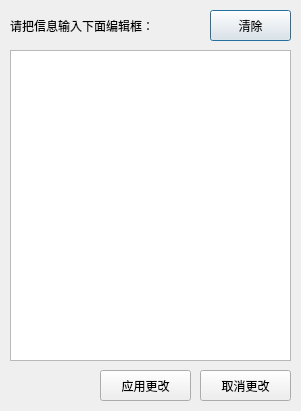
<?xml version="1.0" encoding="UTF-8"?>
<ui version="4.0">
 <class>EditorDialog</class>
 <widget class="QDialog" name="EditorDialog">
  <property name="geometry">
   <rect>
    <x>0</x>
    <y>0</y>
    <width>301</width>
    <height>411</height>
   </rect>
  </property>
  <property name="windowTitle">
   <string>  表编辑框  </string>
  </property>
  <property name="windowIcon">
   <iconset resource="rc.qrc">
    <normaloff>:/new/prefix1/rc/actions/edit.png</normaloff>:/new/prefix1/rc/actions/edit.png</iconset>
  </property>
  <widget class="QPushButton" name="clearButton">
   <property name="geometry">
    <rect>
     <x>210</x>
     <y>10</y>
     <width>81</width>
     <height>31</height>
    </rect>
   </property>
   <property name="text">
    <string>清除</string>
   </property>
   <property name="icon">
    <iconset resource="rc.qrc">
     <normaloff>:/new/prefix1/rc/actions/edit_clear.png</normaloff>:/new/prefix1/rc/actions/edit_clear.png</iconset>
   </property>
  </widget>
  <widget class="QLabel" name="label">
   <property name="geometry">
    <rect>
     <x>10</x>
     <y>10</y>
     <width>151</width>
     <height>31</height>
    </rect>
   </property>
   <property name="text">
    <string>请把信息输入下面编辑框：</string>
   </property>
  </widget>
  <widget class="QPushButton" name="applyButton">
   <property name="geometry">
    <rect>
     <x>100</x>
     <y>370</y>
     <width>91</width>
     <height>31</height>
    </rect>
   </property>
   <property name="text">
    <string>应用更改</string>
   </property>
   <property name="icon">
    <iconset resource="rc.qrc">
     <normaloff>:/new/prefix1/rc/actions/apply.png</normaloff>:/new/prefix1/rc/actions/apply.png</iconset>
   </property>
  </widget>
  <widget class="QPushButton" name="closeButton">
   <property name="geometry">
    <rect>
     <x>200</x>
     <y>370</y>
     <width>91</width>
     <height>31</height>
    </rect>
   </property>
   <property name="text">
    <string>取消更改</string>
   </property>
   <property name="icon">
    <iconset resource="rc.qrc">
     <normaloff>:/new/prefix1/rc/actions/editdelete.png</normaloff>:/new/prefix1/rc/actions/editdelete.png</iconset>
   </property>
  </widget>
  <widget class="QTextEdit" name="textEdit">
   <property name="geometry">
    <rect>
     <x>10</x>
     <y>50</y>
     <width>281</width>
     <height>311</height>
    </rect>
   </property>
   <property name="html">
    <string>&lt;!DOCTYPE HTML PUBLIC &quot;-//W3C//DTD HTML 4.0//EN&quot; &quot;http://www.w3.org/TR/REC-html40/strict.dtd&quot;&gt;
&lt;html&gt;&lt;head&gt;&lt;meta name=&quot;qrichtext&quot; content=&quot;1&quot; /&gt;&lt;style type=&quot;text/css&quot;&gt;
p, li { white-space: pre-wrap; }
&lt;/style&gt;&lt;/head&gt;&lt;body style=&quot; font-family:'SimSun'; font-size:9pt; font-weight:400; font-style:normal;&quot;&gt;
&lt;p style=&quot;-qt-paragraph-type:empty; margin-top:0px; margin-bottom:0px; margin-left:0px; margin-right:0px; -qt-block-indent:0; text-indent:0px; font-family:'宋体';&quot;&gt;&lt;/p&gt;&lt;/body&gt;&lt;/html&gt;</string>
   </property>
  </widget>
 </widget>
 <resources>
  <include location="rc.qrc"/>
 </resources>
 <connections/>
</ui>
